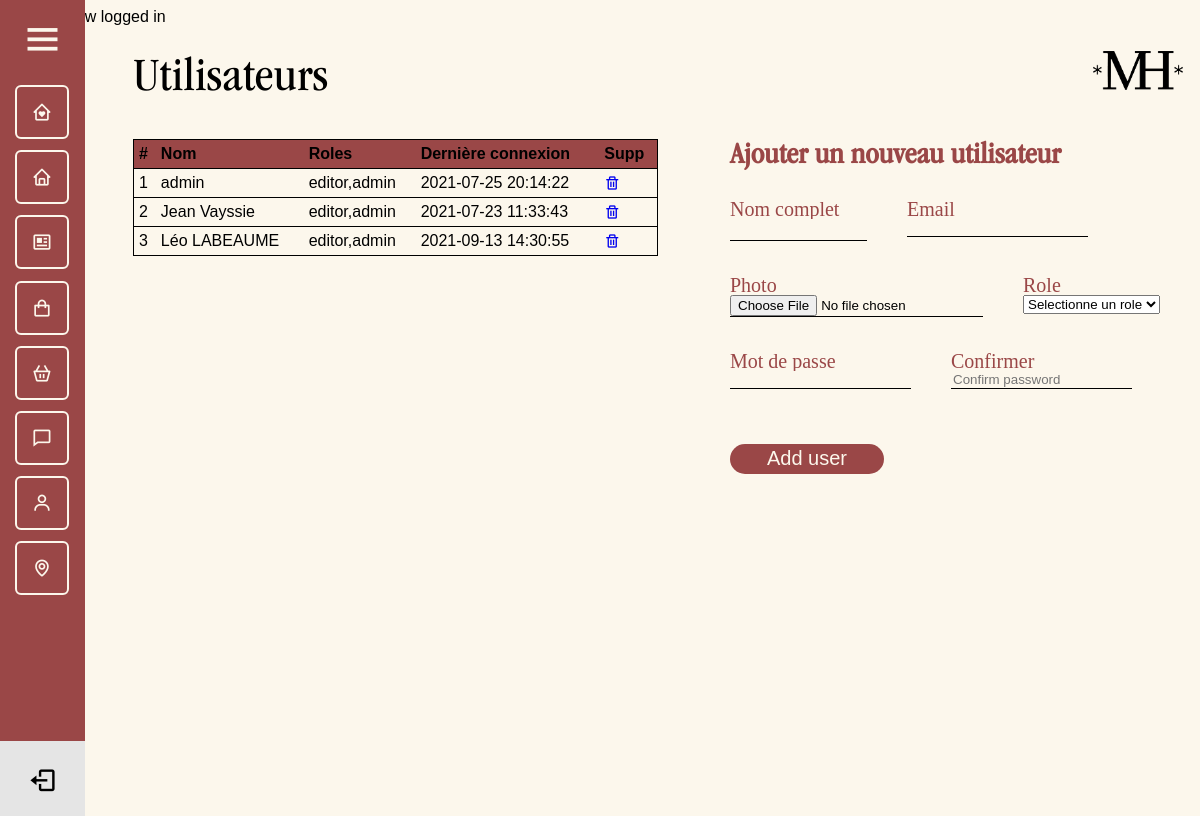
/admin/users.php (signed in), run on an earlier commit of the app's database.
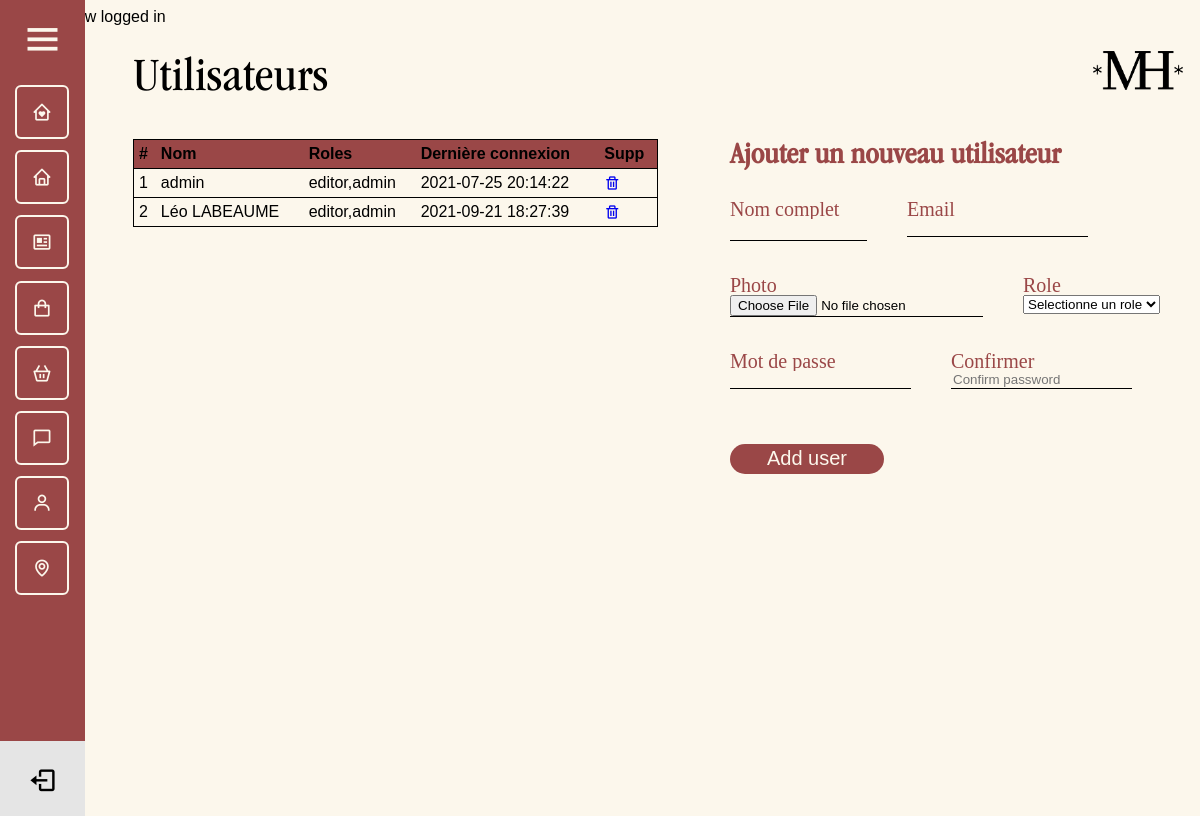
And on a later commit of the database.
### tables this page shows
CREATE TABLE `users` (
  `id` int(11) NOT NULL,
  `full_name` varchar(255) NOT NULL,
  `email` varchar(255) NOT NULL,
  `password` varchar(80) NOT NULL,
  `join_date` datetime NOT NULL DEFAULT CURRENT_TIMESTAMP,
  `last_login` datetime NOT NULL,
  `permissions` varchar(255) NOT NULL,
  `photo` text NOT NULL
);

### admin/users.php (the view, shortened to what this page needs)
<?php
require_once $_SERVER['DOCUMENT_ROOT'] . '/core/core.php';
include 'includes/header.php';
include 'includes/navigation.php';
$sql = "SELECT * FROM users";
$result = $db->query($sql);
$row_count = 1;
@$fullname = $_POST['fullname'];
@$email = $_POST['email'];
?>
<div class="admin_page">
    <div class="header_admin">
        <h1>Utilisateurs</h1>
        <img src="../assets/png/LOGO_ANCIEN.png" alt="Logo Muriel">
    </div>
    <div class="admin_page_users">
        <div class="table_users">
            <table>
                <thead>
                    <tr>
                        <th>#</th>
                        <th>Nom</th>
                        <th>Roles</th>
                        <th>Dernière connexion</th>
                        <th>Supp</th>
                    </tr>
                </thead>
                <tbody>
                    <?php while ($rows = mysqli_fetch_assoc($result)) : ?>
                        <tr>
                            <td><?= $row_count++; ?></td>
                            <td><?= $rows['full_name']; ?></td>
                            <td><?= $rows['permissions']; ?></td>
                            <td><?= $rows['last_login']; ?></td>
                            <td>
                                <a href="users.php?delete=<?= $rows['id']; ?>"><i class='bx bx-trash'></i></a>
                            </td>
                        </tr>
                    <?php endwhile; ?>
                </tbody>
            </table>
        </div>
        <div class="form_users">
            <form action="users.php" method="POST" class="form" id="add_user" enctype='multipart/form-data' onsubmit="return validate();">
            <h2>Ajouter un nouveau utilisateur</h2>
                <div class="form-control form_users_top">
                    <div>
                        <label for="fullname">Nom complet</label>
                        <br>
                        <input type="text" value="<?= (isset($_GET['edit'])) ? '' . $edit['full_name'] . '' : '' . $fullname . ''; ?>" name="fullname" id="fullname" placeholder="" >
                        <br>
                    </div>
                    <div>
                        <label for="email">Email</label>
                        <br>
                        <input type="email" value="<?= (isset($_GET['edit'])) ? '' . $edit['email'] . '' : '' . $email . ''; ?>" name="email" id="email" placeholder="" >
                        <br>
                    </div>
                </div>
                <div class="form-control form_users_middle">
                    <div>
                        <label for="file">Photo</label>
                        <br>
                        <input type="file" name="file" id="file">
                        <br>
                    </div>
                    <div>
                        <label for="role">Role</label>
                        <br>
                        <select id="permission" name="role">
                            <option value="" selected>Selectionne un role</option>
                        </select>
                        <br>
                    </div>
                </div>
                <div class="form-control form_users_bottom">
                    <div>
                        <label for="password">Mot de passe</label>
                        <br>
                        <input type="password" name="password" id="password" placeholder="">
                        <br>
                    </div>
                    <div>
                        <label for="password2">Confirmer</label>
                        <br>
                        <input type="password" name="password2" id="password2" placeholder="Confirm password">
                        <br>
                    </div>
                </div>
                <div>
                    <input type="submit" name="<?= (isset($_GET['edit'])) ? 'edit' : 'add'; ?>" value="<?= (isset($_GET['edit'])) ? 'Edit user' : 'Add user'; ?>" class="submit_button">
                </div>
            </form>
        </div>
    </div>
</div>

### core/core.php (shortened to what this page needs)
<?php
 if(isset($_SESSION['logged_in'])){
    echo '<div>'.$_SESSION['logged_in'].'</div> ';
}
?>

### admin/includes/header.php (shortened to what this page needs)
<!DOCTYPE html>
<html lang="fr">
<head>
    <link href='https://unpkg.com/boxicons@2.0.8/css/boxicons.min.css' rel='stylesheet'>
    <link rel="stylesheet" href="./css/style.css">
</head>
<body>

### admin/includes/navigation.php (shortened to what this page needs)
  <div class="sidebar">
    <div class="logo_content">
      <i class='bx bx-menu' id="btn"></i>
    </div>
    <ul class="nav_list">
      <li>
        <a href="reservations.php">
          <i class='bx bx-home-heart'></i>
        </a>
      </li>
      <li>
        <a href="rooms.php">
          <i class='bx bx-home'></i>
        </a>
      </li>
      <li>
        <a href="tours.php">
        <i class='bx bx-news' ></i>
        </a>
      </li>
      <li>
        <a href="products.php">
          <i class='bx bx-shopping-bag'></i>
        </a>
      </li>
      <li>
        <a href="">
          <i class='bx bx-basket'></i>
        </a>
      </li>
      <li>
        <a href="comments.php">
          <i class='bx bx-comment'></i>
        </a>
      </li>
      <li>
        <a href="users.php">
          <i class='bx bx-user'></i>
        </a>
      </li>
      <li>
        <a href="../index.php">
        <i class='bx bx-map' ></i>
        </a>
      </li>
    </ul>
      <div class="profile_content">
        <div class="profile">
          <a href="logout.php">
              <i class='bx bx-log-out' id="log_out"></i>
            </a>
        </div>
      </div>
  </div>
</body>
</html>

### admin/css/style.css (style rules this page uses)
body { position: relative; min-height: 100vh; width: 100%; background-color: #FCF7EC; font-family: sans-serif; overflow-x: hidden; }
.sidebar { position: fixed; top: 0; left: 0; height: 100%; width: 55px; background: #9A4747; padding: 15px 15px; transition: all 0.5s ease; z-index: 10; }
.sidebar #btn { position: absolute; color: #FCF7EC; left: 50%; top: 15px; font-size: 45px; height: 50px; width: 50px; text-align: center; line-height: 50px; transform: translateX(-50%); }
.sidebar ul { margin-top: 20px; }
.nav_list { padding: 0; }
.sidebar ul li { position: relative; height: 50px; width: 90%; padding: 0; list-style: none; line-height: 50px; margin-bottom: 1.4vh; border: solid 2px #FCF7EC; border-radius: 6px; }
.sidebar ul li a { color: #FCF7EC; display: flex; align-items: center; text-decoration: none; border-radius: 6px; white-space: nowrap; }
.sidebar ul li i { height: 50px; min-width: 50px; border-radius: 6px; line-height: 50px; text-align: center; font-size: 1.7vw; }
.sidebar .profile_content { position: absolute; color: #FCF7EC; background-color: #E5E5E5; bottom: 15px; left: 0; width: 100%; }
.sidebar .profile_content .profile { position: relative; padding: 15px 10px; height: 60px; }
.profile #log_out { position: absolute; bottom: 25px; left: 50%; transform: translateX(-50%); min-width: 50px; line-height: 50px; font-size: 20px; border-radius: 6px; text-align: center; font-size: 29px; color: black; }
.admin_page { margin: 25px 25px 25px 125px; }
.admin_page .header_admin { display: flex; justify-content: space-between; }
.admin_page .header_admin h1 { font-family: ITCGaramondStd-BkNarrow; font-style: normal; font-weight: normal; font-size: 4vw; margin: 0; }
.admin_page .header_admin img { width: 90px; height: 39px; }
.admin_page_users { display: flex; margin-top: 30px; gap: 6vw; }
.table_users { width: 50%; }
.form_users h2 { font-family: ITCGaramondStd-BkNarrow; font-size: 30px; color: #9A4747; margin-top: 0; }
.form .form_users_top, .form_users_middle, .form_users_bottom { display: flex; margin-bottom: 20px; gap: 40px; }
.admin_page_users .form_users input { border: none; border-bottom: solid 1px #000; background-color: #FCF7EC; }
.admin_page_users .form_users label { font-family: Neue Montreal; font-style: normal; font-weight: normal; font-size: 20px; line-height: 95.5%; color: #9A4747; }
.admin_page_users form input[type="text" i], .admin_page_users form input[type="date" i] { font-family: ITCGaramondStd-BkNarrow; font-size: 16px; }
.admin_page_users .submit_button { height: 30px; width: 154px; border: none !important; border-radius: 40px; background-color: #9A4747 !important; color: #FCF7EC; font-size: 20px; margin-top: 20px; }
.admin_page_reserv table, .admin_page_comments table, .admin_page_users table { width: 100%; border-collapse: collapse; border: solid 1px; }
.admin_page_reserv th, .admin_page_comments th, .admin_page_users th { text-align: left; padding: 5px; }
.admin_page_reserv thead, .admin_page_comments thead, .admin_page_users thead { background-color: #9A4747; }
.admin_page_reserv tr, .admin_page_comments tr, .admin_page_users tr { border-bottom: solid 1px; }
.admin_page_reserv td, .admin_page_comments td, .admin_page_users td { padding: 5px; }

What changed in the data, as far as the page shows it:
removed users: full_name "Jean Vayssie", permissions "editor,admin", last_login "2021-07-23 11:33:43"
changed users "Léo LABEAUME": last_login "2021-09-13 14:30:55" → "2021-09-21 18:27:39"
